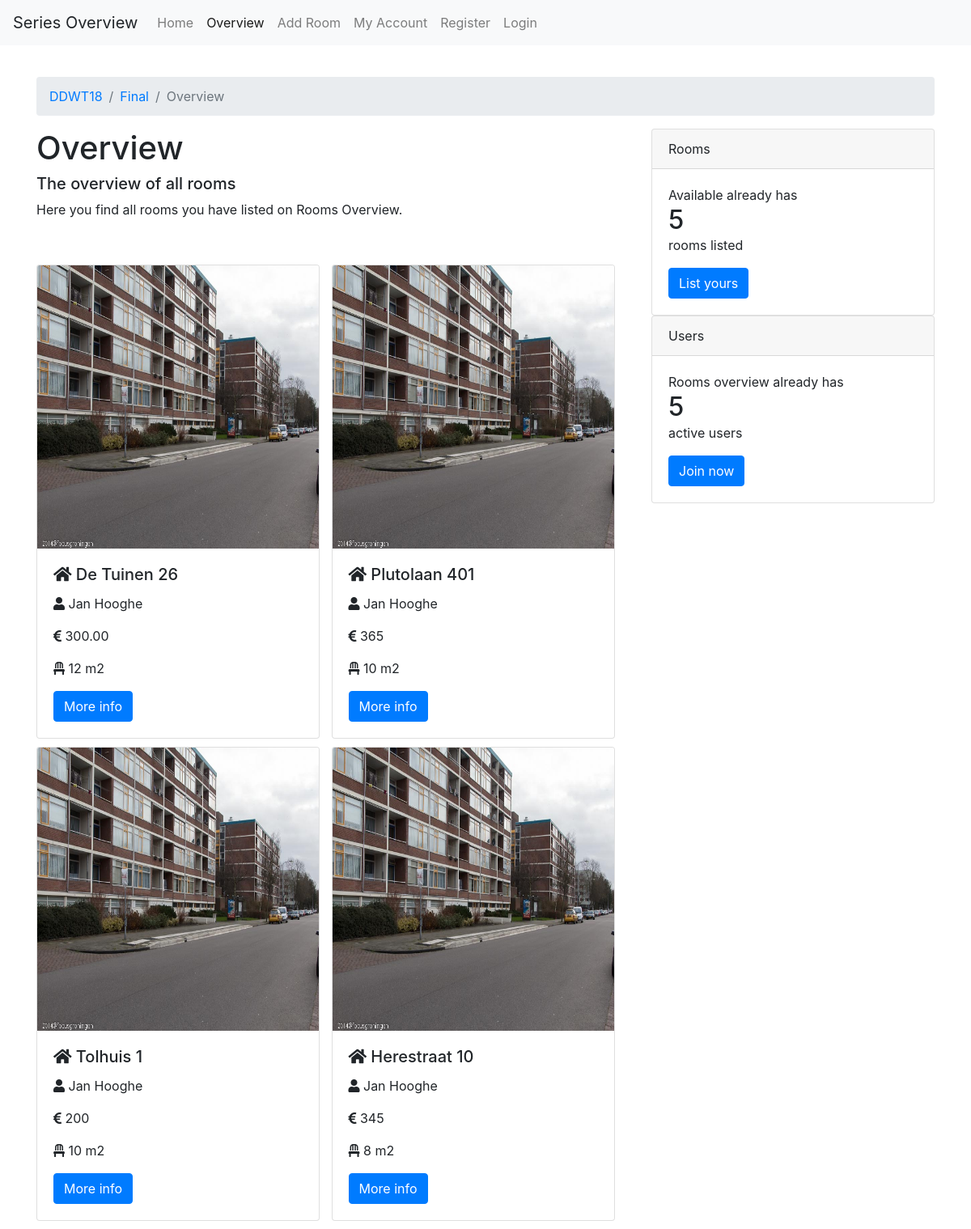
Page /DDWT18/final/overview/ (signed in) on the committed database.
### tables this page shows
CREATE TABLE `users` (
  `id` int(11) NOT NULL,
  `username` varchar(255) NOT NULL,
  `password` varchar(255) NOT NULL,
  `full_name` varchar(255) NOT NULL,
  `birth_date` date NOT NULL,
  `role` int(11) NOT NULL,
  `biography` varchar(255) NOT NULL,
  `profession` varchar(255) NOT NULL,
  `language` varchar(255) NOT NULL,
  `email` varchar(255) NOT NULL,
  `phonenumber` int(11) NOT NULL
);

CREATE TABLE `rooms` (
  `id` int(11) NOT NULL,
  `address` varchar(255) NOT NULL,
  `type` varchar(255) NOT NULL,
  `price` varchar(255) NOT NULL,
  `size` varchar(255) NOT NULL,
  `owner` int(11) NOT NULL
);

### model.php (the view, shortened to what this page needs)
<?php
function new_route($route_uri, $request_type){
    $route_uri_expl = array_filter(explode('/', $route_uri));
    $current_path_expl = array_filter(explode('/',parse_url($_SERVER['REQUEST_URI'], PHP_URL_PATH)));
    if ($route_uri_expl == $current_path_expl && $_SERVER['REQUEST_METHOD'] == strtoupper($request_type)) {
        return True;
    }
}
function na($url, $active){
    return [$url, $active];
}
function get_breadcrumbs($breadcrumbs) {
    $breadcrumbs_exp = '
    <nav aria-label="breadcrumb">
    <ol class="breadcrumb">';
    foreach ($breadcrumbs as $name => $info) {
        if ($info[1]){
            $breadcrumbs_exp .= '<li class="breadcrumb-item active" aria-current="page">'.$name.'</li>';
        }else{
            $breadcrumbs_exp .= '<li class="breadcrumb-item"><a href="'.$info[0].'">'.$name.'</a></li>';
        }
    }
    $breadcrumbs_exp .= '
    </ol>
    </nav>';
    return $breadcrumbs_exp;
}
function get_navigation($navigation_tpl, $active_id){
    $navigation_exp = '
    <nav class="navbar navbar-expand-lg navbar-light bg-light">
    <a class="navbar-brand">Series Overview</a>
    <button class="navbar-toggler" type="button" data-toggle="collapse" data-target="#navbarSupportedContent" aria-controls="navbarSupportedContent" aria-expanded="false" aria-label="Toggle navigation">
    <span class="navbar-toggler-icon"></span>
    </button>
    <div class="collapse navbar-collapse" id="navbarSupportedContent">
    <ul class="navbar-nav mr-auto">';
    foreach ($navigation_tpl as $name => $info) {
        $nav_info = na($name, $info);
        if ($nav_info[0] == $active_id){
            $navigation_exp .= '<li class="nav-item active">';
            $navigation_exp .= '<a class="nav-link" href="'.$nav_info[1]['url'].'">'.$nav_info[1]['name'].'</a>';
        }else{
            $navigation_exp .= '<li class="nav-item">';
            $navigation_exp .= '<a class="nav-link" href="'.$nav_info[1]['url'].'">'.$nav_info[1]['name'].'</a>';
        }
        $navigation_exp .= '</li>';
    }
    $navigation_exp .= '
    </ul>
    </div>
    </nav>';
    return $navigation_exp;
}
function count_rooms($pdo){
    $stmt = $pdo->prepare('SELECT * FROM rooms');
    $stmt->execute();
    $series = $stmt->rowCount();
    return $series;
}
function count_users($pdo) {
    $stmt = $pdo->prepare("SELECT * FROM users");
    $stmt->execute();
    $users = $stmt->rowCount();
    return $users;
}
function get_rooms_owner($pdo, $userid){
    $stmt = $pdo->prepare('SELECT * FROM rooms WHERE owner = ?');
    $stmt->execute([$userid]);
    $series = $stmt->fetchAll();
    $series_exp = Array();
    foreach ($series as $key => $value){
        foreach ($value as $user_key => $user_input) {
            $series_exp[$key][$user_key] = htmlspecialchars($user_input);
        }
    }
    return $series_exp;
}
function get_room_table($series, $pdo){
    $card_exp = '<div class="card-body"> </div>';
    foreach ($series as $key => $value) {
        $card_exp .= '<div class="card" id="overview-card" style="width: 350px;">
  <img class="card-img-top" src="../house.jpg" alt="Card image cap" height="350px">
  <div class="card-body">
    <h5 class="card-title"><i class="fas fa-home"></i> '.$value['address'].'</h5>
    <p class="card-text"><i class="fas fa-user"></i> '.get_username($pdo,$value['owner'])['full_name'].'</p>
    <p class="card-text"><i class="fas fa-euro-sign"></i> '.$value['price'].'</p>
    <p class="card-text"><i class="fas fa-chair"></i> '.$value['size'].' m2</p>
    <a href="/DDWT18/final/room/?room_id='.$value['id'].'" role="button" class="btn btn-primary">More info</a>
  </div>
</div>
';
    }
    return $card_exp;
}
function get_username($pdo, $user_id) {
    $stmt = $pdo->prepare("SELECT full_name FROM users WHERE id=?");
    $stmt->execute([$user_id]);
    $username = $stmt->fetch();
    return $username;
}
function get_userinfo($pdo, $user_id){
    $stmt = $pdo->prepare('SELECT * FROM users WHERE id = ?');
    $stmt->execute([$user_id]);
    $user_info = $stmt->fetch();
    $user_info_exp = Array();
    foreach ((array) $user_info as $key => $value){
        $user_info_exp[$key] = htmlspecialchars($value);
    }
    return $user_info_exp;
}
function get_user_id(){
    if (isset($_SESSION['user_id'])){
        return $_SESSION['user_id'];
    } else {
        return False;
    }
}

### index.php (shortened to what this page needs)
<?php
include 'model.php';
$db = connect_db('localhost:3307', 'ddwt18_finalproject', 'ddwt18', 'ddwt18');
$nbr_rooms = count_rooms($db);
$nbr_users = count_users($db);
$template = Array(
    1 => Array(
        'name' => 'Home',
        'url' => '/DDWT18/final/'
    ),
    2 => Array(
        'name' => 'Overview',
        'url' => '/DDWT18/final/overview/'
    ),
    3 => Array(
        'name' => 'Add Room',
        'url' => '/DDWT18/final/add/'
    ),
    4 => Array(
        'name' => 'My Account',
        'url' => '/DDWT18/final/myaccount/'
    ),
    5 => Array(
        'name' => 'Register',
        'url' => '/DDWT18/final/register/'
    ),
    6 => Array(
        'name' => 'Login',
        'url' => '/DDWT18/final/login/'
    ));;
if (new_route('/DDWT18/final/', 'get')) {
    $page_title = 'Home';
    $breadcrumbs = get_breadcrumbs([
        'DDWT18' => na('/DDWT18/', False),
        'Final' => na('/DDWT18/final/', False),
        'Home' => na('/DDWT18/final/', True)
    ]);
    $navigation = get_navigation($template, 1);
    $page_subtitle = 'The online platform to see all the available rooms here in Groningen';
    $page_content = 'On Available Rooms you can add rooms that you have available. You can see all the available rooms in Groningen. By listing your available rooms you help all the students who still need a room.';
    if ( isset($_GET['error_msg']) ) {
        $error_msg = get_error($_GET['error_msg']);
    }
    include use_template('main');
}
elseif (new_route('/DDWT18/final/overview/', 'get')) {
    $userinfo = get_userinfo($db, get_user_id());
    $page_title = 'Overview';
    $breadcrumbs = get_breadcrumbs([
        'DDWT18' => na('/DDWT18/', False),
        'Final' => na('/DDWT18/final/', False),
        'Overview' => na('/DDWT18/final/overview', True)
    ]);
    $navigation = get_navigation($template, 2);
    $page_subtitle = 'The overview of all rooms';
    if ($userinfo['role'] == 1) {
        $page_content = 'Here you find all rooms you have listed on Rooms Overview.';
        $left_content = get_room_table(get_rooms_owner($db, get_user_id()), $db);
    } elseif ($userinfo['role'] == 2) {
        $page_content = 'Here you find all rooms listed on Rooms Overview.';
        $left_content = get_room_table(get_rooms_tenant($db), $db);
    }
    include use_template('main');
}
elseif (new_route('/DDWT18/final/optin/', 'post')) {
    if ( !check_login() ) {
        redirect('/DDWT18/final/login/');
    }
    $feedback = add_optin($db, $_POST, $_SESSION['user_id']);
    redirect(sprintf('/DDWT18/final/overview/?error_msg=%s', json_encode($feedback)));
}
elseif (new_route('/DDWT18/final/add/', 'post')) {
    if ( !check_login() ) {
        redirect('/DDWT18/final/login/');
    }
    $feedback = add_room($db, $_POST, $_SESSION['user_id']);
    redirect(sprintf('/DDWT18/final/add/?error_msg=%s', json_encode($feedback)));
}
elseif (new_route('/DDWT18/final/register/', 'post')) {
    $error_msg = register_user($db, $_POST);
    redirect(sprintf('/DDWT18/final/register/?error_msg=%s',
        json_encode($error_msg)));
    include use_template('register');
}
elseif (new_route('/DDWT18/final/logout/', 'get')) {
    $error_msg = logout_user($db);
    redirect(sprintf('/DDWT18/final/?error_msg=%s',
        json_encode($error_msg)));
}

### views/main.php (shortened to what this page needs)
<!doctype html>
<html lang="en">
<head>
    <link rel="stylesheet" href="https://stackpath.bootstrapcdn.com/bootstrap/4.1.3/css/bootstrap.min.css">
    <link rel="stylesheet" href="https://use.fontawesome.com/releases/v5.6.1/css/all.css">
    <link rel="stylesheet" href="/DDWT18/final/css/main.css">
</head>
<body>
<?= $navigation ?>
<div class="container">
    <div class="pd-15">&nbsp</div>
    <?= $breadcrumbs ?>
    <div class="row">
        <div class="col-md-8">
            <h1><?= $page_title ?></h1>
            <h5><?= $page_subtitle ?></h5>
            <p><?= $page_content ?></p>
            <?php if(isset($left_content)){echo $left_content;} ?>
        </div>
        <div class="col-md-4">
            <?php include $right_column ?>
        </div>
    </div>
</div>
</body>
</html>

### views/cards.php
<div class="card">
    <div class="card-header">
        Rooms
    </div>
    <div class="card-body">
        <p class="count">Available already has</p>
        <h2><?= $nbr_rooms ?></h2>
        <p>rooms listed</p>
        <a href="/DDWT18/final/add/" class="btn btn-primary">List yours</a>
    </div>
</div>
<div class="card">
    <div class="card-header">
        Users
    </div>
    <div class="card-body">
        <p class="count">Rooms overview already has</p>
        <h2><?= $nbr_users ?></h2>
        <p>active users</p>
        <a href="/DDWT18/final/register/" class="btn btn-primary">Join now</a>
    </div>
</div>

### css/main.css (style rules this page uses)
.pd-15 { padding: 15px 0 0 0; }
#overview-card { display: inline-block; margin-right: 10px; margin-bottom: 10px; }
.card-body h2 { margin: 0; }
.card-body .count { margin: 0; }

### rows in the picture
users: role "Here you find all rooms you have listed on Rooms Overview."
rooms: address "De Tuinen 26", owner.full_name "Jan Hooghe", price "300.00", size "12"
rooms: address "Plutolaan 401", owner.full_name "Jan Hooghe", price "365", size "10"
rooms: address "Tolhuis 1", owner.full_name "Jan Hooghe", price "200", size "10"
rooms: address "Herestraat 10", owner.full_name "Jan Hooghe", price "345", size "8"

### other values in the picture
$nav_info[1]['name'] "Home"
$nav_info[1]['name'] "Overview"
$nav_info[1]['name'] "Add Room"
$nav_info[1]['name'] "My Account"
$nav_info[1]['name'] "Register"
$nav_info[1]['name'] "Login"
$name "DDWT18"
$name "Final"
$name "Overview"
$page_title "Overview"
$page_subtitle "The overview of all rooms"
$nbr_rooms "5"
$nbr_users "5"
